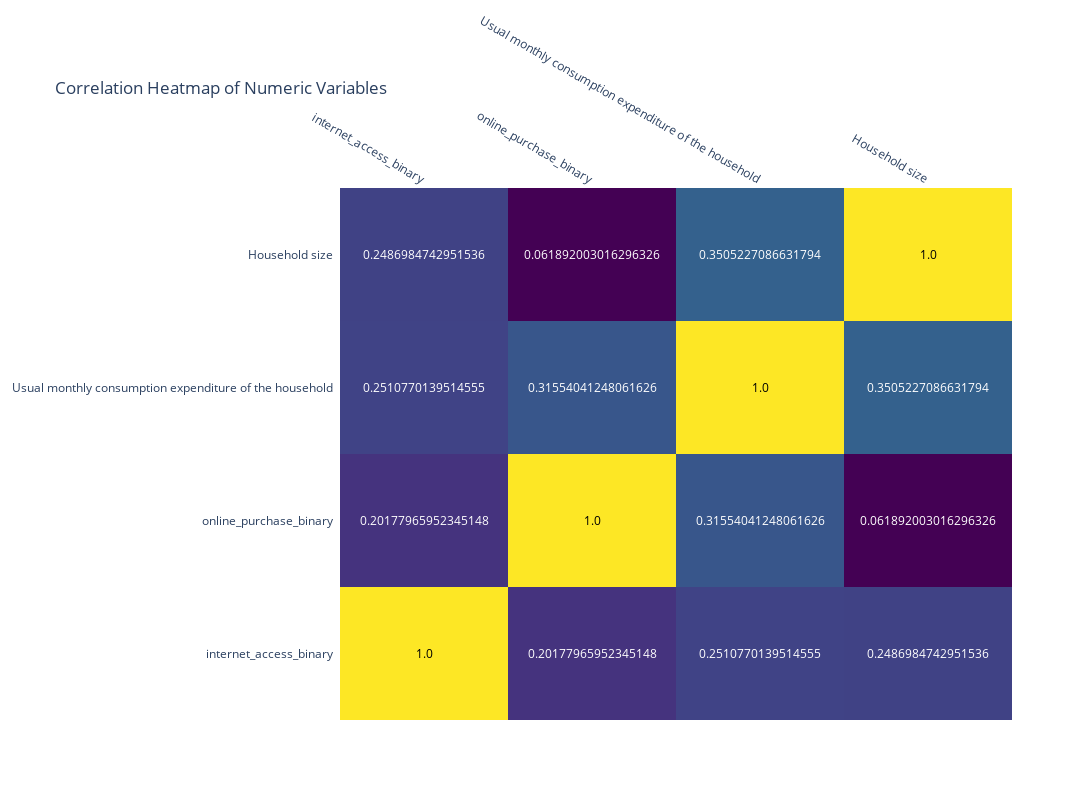

The code cell stored with this chart in its notebook:
### Code cell
# Correlation heatmap for numeric variables

numeric_cols = ["internet_access_binary", "online_purchase_binary", 
                "Usual monthly consumption expenditure of the household", "Household size"]
corr_matrix = eda_df[numeric_cols].corr()

fig6 = ff.create_annotated_heatmap(z=corr_matrix.values,
                                   x=corr_matrix.columns.tolist(),
                                   y=corr_matrix.columns.tolist(),
                                   colorscale="Viridis")
fig6.update_layout(title="Correlation Heatmap of Numeric Variables", width=1100, height=800)
fig6.show()

### Figure 1 — Plotly figure (JSON) as saved in the notebook; plotly's stock layout.template omitted (floating-point values rounded to 4 significant figures)
{"data": [{"colorscale": [[0, "#440154"], [0.1111, "#482878"], [0.2222, "#3e4989"], [0.3333, "#31688e"], [0.4444, "#26828e"], [0.5556, "#1f9e89"], [0.6667, "#35b779"], [0.7778, "#6ece58"], [0.8889, "#b5de2b"], [1, "#fde725"]], "reversescale": false, "showscale": false, "type": "heatmap", "x": ["internet_access_binary", "online_purchase_binary", "Usual monthly consumption expenditure of the household", "Household size"], "y": ["internet_access_binary", "online_purchase_binary", "Usual monthly consumption expenditure of the household", "Household size"], "z": [[1.0, 0.2018, 0.2511, 0.2487], [0.2018, 1.0, 0.3155, 0.06189], [0.2511, 0.3155, 1.0, 0.3505], [0.2487, 0.06189, 0.3505, 1.0]]}], "layout": {"annotations": [{"font": {"color": "#000000"}, "showarrow": false, "text": "1.0", "x": "internet_access_binary", "xref": "x", "y": "internet_access_binary", "yref": "y"}, {"font": {"color": "#FFFFFF"}, "showarrow": false, "text": "0.20177965952345148", "x": "online_purchase_binary", "xref": "x", "y": "internet_access_binary", "yref": "y"}, {"font": {"color": "#FFFFFF"}, "showarrow": false, "text": "0.2510770139514555", "x": "Usual monthly consumption expenditure of the household", "xref": "x", "y": "internet_access_binary", "yref": "y"}, {"font": {"color": "#FFFFFF"}, "showarrow": false, "text": "0.2486984742951536", "x": "Household size", "xref": "x", "y": "internet_access_binary", "yref": "y"}, {"font": {"color": "#FFFFFF"}, "showarrow": false, "text": "0.20177965952345148", "x": "internet_access_binary", "xref": "x", "y": "online_purchase_binary", "yref": "y"}, {"font": {"color": "#000000"}, "showarrow": false, "text": "1.0", "x": "online_purchase_binary", "xref": "x", "y": "online_purchase_binary", "yref": "y"}, {"font": {"color": "#FFFFFF"}, "showarrow": false, "text": "0.31554041248061626", "x": "Usual monthly consumption expenditure of the household", "xref": "x", "y": "online_purchase_binary", "yref": "y"}, {"font": {"color": "#FFFFFF"}, "showarrow": false, "text": "0.061892003016296326", "x": "Household size", "xref": "x", "y": "online_purchase_binary", "yref": "y"}, {"font": {"color": "#FFFFFF"}, "showarrow": false, "text": "0.2510770139514555", "x": "internet_access_binary", "xref": "x", "y": "Usual monthly consumption expenditure of the household", "yref": "y"}, {"font": {"color": "#FFFFFF"}, "showarrow": false, "text": "0.31554041248061626", "x": "online_purchase_binary", "xref": "x", "y": "Usual monthly consumption expenditure of the household", "yref": "y"}, {"font": {"color": "#000000"}, "showarrow": false, "text": "1.0", "x": "Usual monthly consumption expenditure of the household", "xref": "x", "y": "Usual monthly consumption expenditure of the household", "yref": "y"}, {"font": {"color": "#FFFFFF"}, "showarrow": false, "text": "0.3505227086631794", "x": "Household size", "xref": "x", "y": "Usual monthly consumption expenditure of the household", "yref": "y"}, {"font": {"color": "#FFFFFF"}, "showarrow": false, "text": "0.2486984742951536", "x": "internet_access_binary", "xref": "x", "y": "Household size", "yref": "y"}, {"font": {"color": "#FFFFFF"}, "showarrow": false, "text": "0.061892003016296326", "x": "online_purchase_binary", "xref": "x", "y": "Household size", "yref": "y"}, {"font": {"color": "#FFFFFF"}, "showarrow": false, "text": "0.3505227086631794", "x": "Usual monthly consumption expenditure of the household", "xref": "x", "y": "Household size", "yref": "y"}, {"font": {"color": "#000000"}, "showarrow": false, "text": "1.0", "x": "Household size", "xref": "x", "y": "Household size", "yref": "y"}], "height": 800, "title": {"text": "Correlation Heatmap of Numeric Variables"}, "width": 1100, "xaxis": {"dtick": 1, "gridcolor": "rgb(0, 0, 0)", "side": "top", "ticks": ""}, "yaxis": {"dtick": 1, "ticks": "", "ticksuffix": "  "}}}
